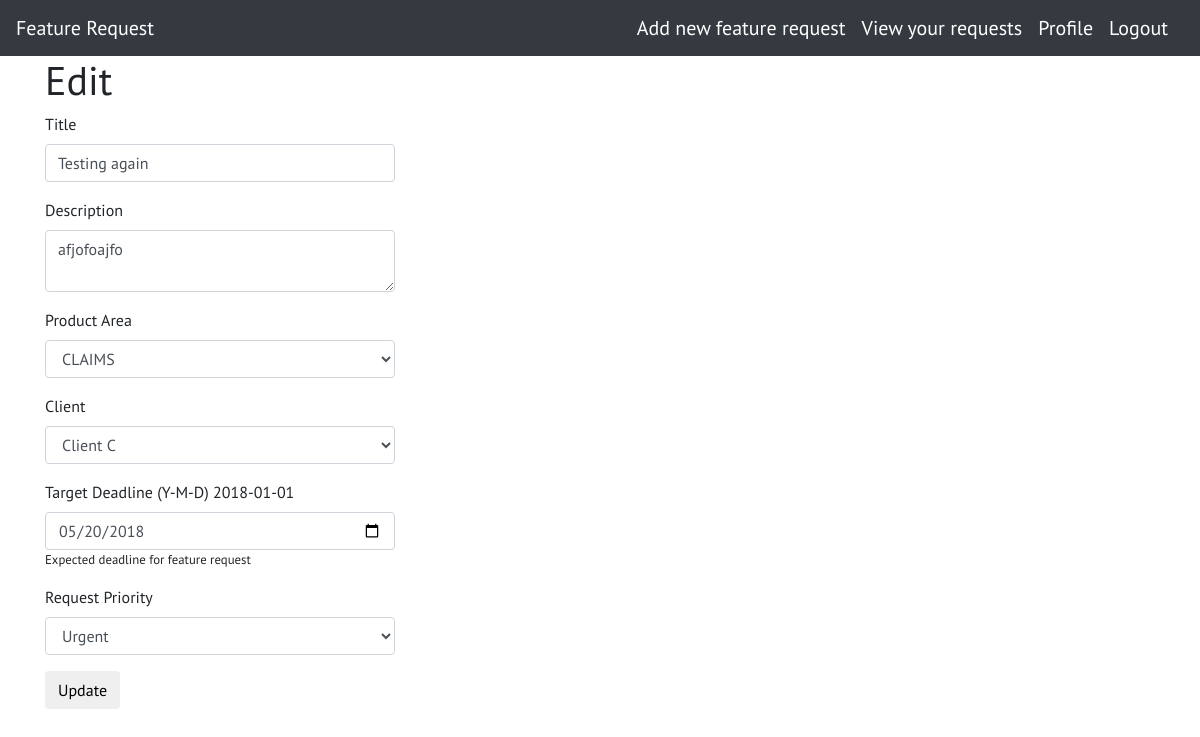
Screenshot of /edit/requests/6 (signed in) with the database file from the repository.
### app/models.py (models this page shows, shortened)
class Feature(db.Model):
    id = db.Column(db.Integer, primary_key=True)
    title = db.Column(db.String(64), index=True)
    description = db.Column(db.Text(), index=True)
    target_date = db.Column(db.Date(), index=True, default=datetime.utcnow)
    product_area = db.Column(db.String(64), index=True)
    clients = db.Column(db.String(64), index=True)
    priority = db.Column(db.Integer, index=True)
    user_id = db.Column(db.Integer, db.ForeignKey('user.id'))

### app/routes.py (the view, shortened to what this page needs)
@app.route('/edit/requests/<feature_id>', methods=['GET', 'POST'])
@login_required
def edit_request(feature_id):
    feature_request = Feature.query.get(feature_id)
    form = EditRequestForm(obj=feature_request)
    return render_template('edit_request.html', feature_request=feature_request, feature_id=feature_id, form=form)

### app/forms.py
class EditRequestForm(FlaskForm):
    title = StringField('Title', validators=[DataRequired()])
    description = TextAreaField('Description', validators=[DataRequired(), Length(min=1, max=256)])
    product_area = SelectField('Product Area', choices=[("Policies", "POLICIES"), ("Billing", "BILLING"), ("Claims", "CLAIMS"), ("Reports", "REPORTS")])
    clients = SelectField('Client', choices=[("Client A", "Client A"), ("Client B", "Client B"), ("Client C", "Client C"), ("Client D", "Client D")])
    target_date = DateField('Target Deadline (Y-M-D) 2018-01-01', description = 'Expected deadline for feature request', validators=[DataRequired()], format='%Y-%m-%d')
    priority = SelectField('Request Priority', choices=[("4", "Low"), ("3", "Medium"), ("2", "Urgent"), ("1", "Critical")])
    submit = SubmitField('Update')

### app/models.py (called while the page is built)
@login.user_loader
def load_user(id):
    return User.query.get(int(id))

### app/routes.py (called while the page is built)
@app.before_request
def before_request():
    if current_user.is_authenticated:
        current_user.last_seen = datetime.utcnow()
        db.session.commit()

### app/templates/edit_request.html
{% extends "base.html" %}
{% import 'bootstrap/wtf.html' as wtf %}
{% block content %}
<div class="container">
    <h1>Edit</h1>
    <div class="row">
        <div class="col-md-4">
            {{ wtf.quick_form(form) }}
        </div>
    </div>
</div>
{% endblock %}

### app/static/style.css (style rules this page uses)
html, body { height: 100%; margin: 0; padding: 0; }
body { font-family: 'PT Sans', sans-serif; }

### rows the page displays
Feature: title "Testing again", description "afjofoajfo", product_area "CLAIMS", clients "Client C", target_date "05/20/2018", priority "Urgent"
